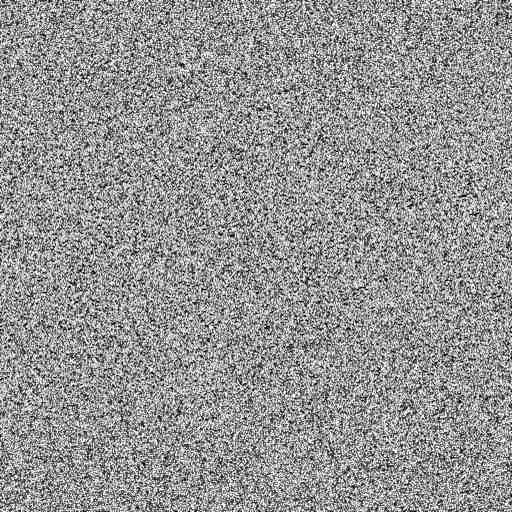
#> input picture toys/python/2d/images_as_values/images/noise.jpg, 512 x 512 px
$ python hist.py
#> lines starting #> are read from the running program, lines starting #| are printed output that depends on the picture
import cv2
import numpy as np
from matplotlib import pyplot as plt
from collections import Counter


img_noise = cv2.imread('./noise.jpg', cv2.IMREAD_GRAYSCALE)
#> img_noise is the input picture: shape (512, 512); min 0, max 255, mean 148.1
c = Counter(img_noise.flatten())
#> c = 256 items

# Noise is approximately a gaussian, 0 and 255 are over represented
plt.bar(c.keys(), c.values())
plt.show()
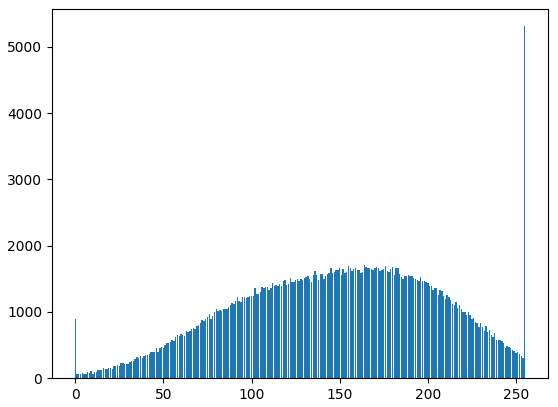
#> figure drawn by matplotlib, 1 panel; tallest bar 5314 high, from x = 254.6 to 255.4


img_shoes = cv2.imread('./shoes.jpg', cv2.IMREAD_GRAYSCALE)
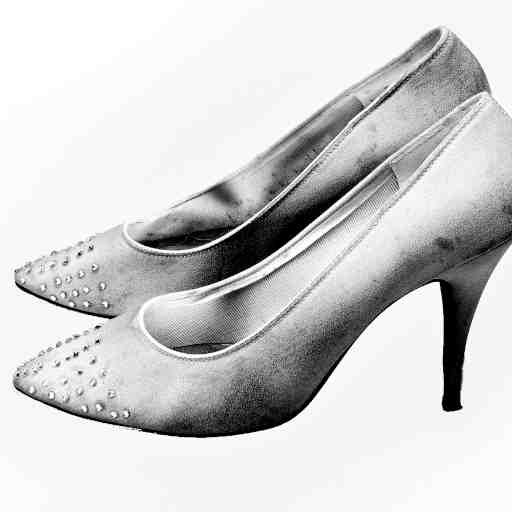
#> input picture toys/python/2d/images_as_values/images/shoes.jpg, 512 x 512 px
#> img_shoes is the input picture: shape (512, 512); min 0, max 255, mean 207.3
c = Counter(img_shoes.flatten())

plt.bar(c.keys(), c.values())
plt.show()
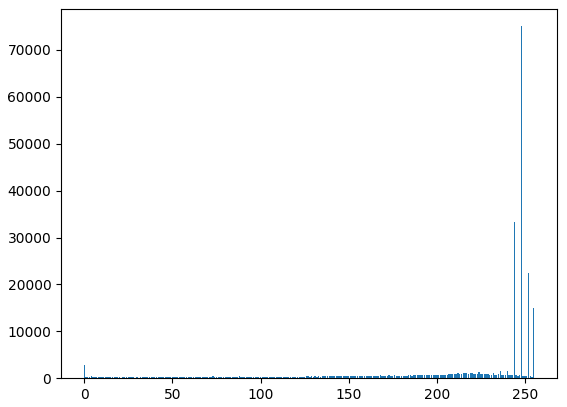
#> figure drawn by matplotlib, 1 panel; tallest bar 75065 high, from x = 247.6 to 248.4


img_pen = cv2.imread('./pen.jpg', cv2.IMREAD_GRAYSCALE)
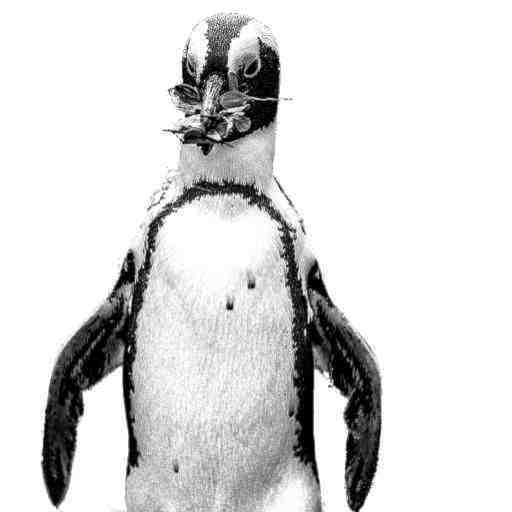
#> input picture toys/python/2d/images_as_values/images/pen.jpg, 512 x 512 px
#> img_pen is the input picture: shape (512, 512); min 0, max 255, mean 218.7
c = Counter(img_pen.flatten())

plt.bar(c.keys(), c.values())
plt.show()
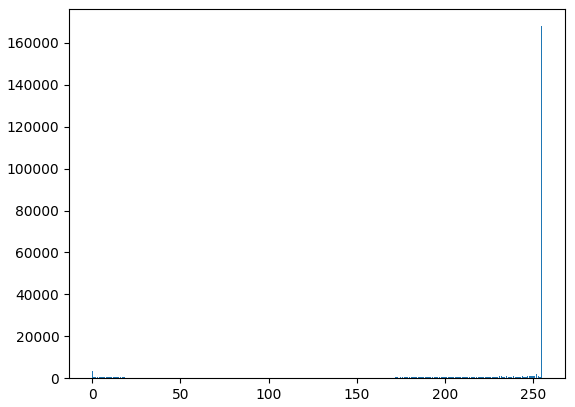
#> figure drawn by matplotlib, 1 panel; tallest bar 167940 high, from x = 254.6 to 255.4
